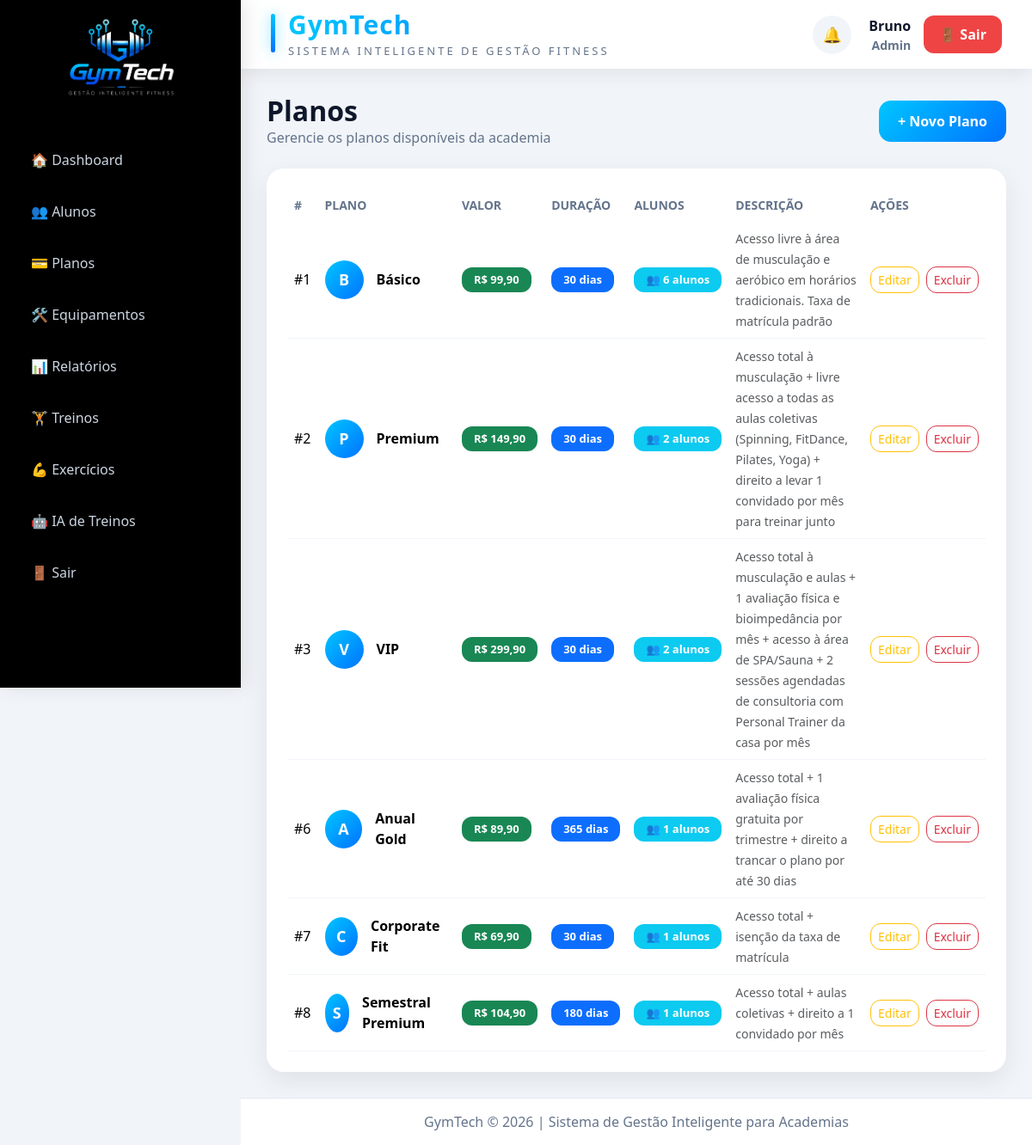
Page /public/index.php?controller=plan&action=index (signed in) on the committed database.
### tables this page shows
CREATE TABLE `plans` (
  `id` int(11) NOT NULL AUTO_INCREMENT,
  `name` varchar(100) NOT NULL,
  `price` decimal(10,2) NOT NULL,
  `duration` int(11) NOT NULL,
  `description` text DEFAULT NULL,
  `created_at` timestamp NOT NULL DEFAULT current_timestamp(),
  PRIMARY KEY (`id`)
);

### app/controllers/PlanController.php (called while the page is built, shortened)
<?php
require_once __DIR__ . '/../models/Plan.php';
class PlanController extends Controller{
    public function index() {
        $planModel = new Plan();
        $plans = $planModel->all();
        $this->view('plans/index', [
            'plans' => $plans
        ]);
    }
}

### public/index.php (called while the page is built, shortened)
<?php
require_once "../core/Model.php";
$action = $_GET['action'] ?? 'login';
$controllerObject = new $controllerName();
$controllerObject->$action();

### config/database.php (called while the page is built)
<?php
class Database {
    private $host = "localhost";
    private $dbname = "gym_system";
    private $user = "root";
    private $pass = "";
    public function connect() {
        try {
            $pdo = new PDO(
                "mysql:host={$this->host};dbname={$this->dbname};charset=utf8",
                $this->user,
                $this->pass
            );
            $pdo->setAttribute(PDO::ATTR_ERRMODE, PDO::ERRMODE_EXCEPTION);
            return $pdo;
        } catch(PDOException $e) {
            die("Erro na conexão: " . $e->getMessage());
        }
    }
}

### core/Model.php (called while the page is built, shortened)
<?php
require_once __DIR__ .'/../config/database.php';
class Model {
    public function __construct() {
        $database = new Database();
        $this->db = $database->connect();
    }
}

### app/models/Plan.php (called while the page is built, shortened)
<?php
require_once __DIR__ ."/../../core/Model.php";
class Plan extends Model {
    public function all(){
        $sql = "
            SELECT
                plans.*,
                COUNT(students.id) AS total_students
            FROM plans
            LEFT JOIN students
            ON students.plan_id = plans.id
            GROUP BY plans.id";
        $stmt = $this->db->query($sql);
        return $stmt->fetchAll(PDO::FETCH_ASSOC);
    }
}

### app/views/plans/index.php (the view, shortened to what this page needs)
<div class="page-header">
    <div>
        <h2>
            Planos
        </h2>
        <span>
            Gerencie os planos disponíveis da academia
        </span>
    </div>
    <a href="?controller=plan&action=create"
       class="btn btn-gradient">
        + Novo Plano
    </a>
</div>
<div class="glass-card p-4 mt-4">
    <div class="table-responsive">
        <table class="table modern-table align-middle">
            <thead>
                <tr>
                    <th>#</th>
                    <th>Plano</th>
                    <th>Valor</th>
                    <th>Duração</th>
                    <th>Alunos</th>
                    <th>Descrição</th>
                    <th>Ações</th>
                </tr>
            </thead>
            <tbody>
                <?php foreach($plans as $plan): ?>
                    <tr>
                        <td>
                            #<?= $plan['id'] ?>
                        </td>
                        <td>
                            <div class="student-info">
                                <div class="avatar">
                                    <?= strtoupper(substr($plan['name'],0,1)) ?>
                                </div>
                                <div>
                                    <strong>
                                        <?= $plan['name'] ?>
                                    </strong>
                                </div>
                            </div>
                        </td>
                        <td>
                            <span class="badge bg-success">
                                R$ <?= number_format($plan['price'], 2, ',', '.') ?>
                            </span>
                        </td>
                        <td>
                            <span class="badge bg-primary">
                                <?= $plan['duration'] ?> dias
                            </span>
                        </td>
                        <td>
                            <span class="badge bg-info">
                                👥 <?= $plan['total_students'] ?> alunos
                            </span>
                        </td>
                        <td>
                            <small class="text-muted">
                                <?= $plan['description'] ?>
                            </small>
                        </td>
                        <td>
                            <div class="action-buttons">
                                <a href="?controller=plan&action=edit&id=<?= $plan['id'] ?>"
                                class="btn btn-outline-warning btn-sm">
                                    Editar
                                </a>
                                <a href="?controller=plan&action=delete&id=<?= $plan['id'] ?>"
                                class="btn btn-outline-danger btn-sm"
                                onclick="return confirm('Deseja excluir este plano?')">
                                    Excluir
                                </a>
                            </div>
                        </td>
                    </tr>
                <?php endforeach; ?>
            </tbody>
        </table>
    </div>
</div>

### public/assets/css/student_workout.css (style rules this page uses)
.badge { font-size:.85rem; padding:8px 14px; }
.btn { border-radius:12px; }
h2 { font-weight:700; }

### public/assets/css/style.css (style rules this page uses)
:root { --primary:#00c6ff; --secondary:#0072ff; --dark:#0f172a; --card:#1e293b; --text:#e2e8f0; --sidebar:#020617; }
* { margin:0; padding:0; box-sizing:border-box; }
body { background:#f1f5f9; font-family:'Segoe UI',sans-serif; }
.glass-card { background:white; border:none; border-radius:20px; box-shadow:0 10px 30px rgba(0,0,0,.08); }
.page-header { display:flex; justify-content:space-between; align-items:center; }
.page-header h2 { font-size:32px; font-weight:700; color:#0f172a; margin:0; }
.page-header span { color:#64748b; }
.btn-gradient { background: linear-gradient( 90deg, #00c6ff, #0072ff ); color:white; border:none; padding:12px 22px; border-radius:14px; font-weight:600; text-decoration:none; transition:.3s; }
.modern-table { margin-bottom:0; }
.modern-table thead th { color:#64748b; font-size:14px; text-transform:uppercase; border:none; }
.modern-table tbody tr { transition:.3s; }
.modern-table td { border-color:#f1f5f9; }
.avatar { width:45px; height:45px; border-radius:50%; background:linear-gradient( 135deg, #00c6ff, #0072ff ); color:white; display:flex; align-items:center; justify-content:center; font-weight:700; font-size:18px; }
.student-info { display:flex; align-items:center; gap:15px; }
.badge { padding: 8px 14px; border-radius: 12px; font-size: 13px; font-weight: 600; }
.btn-gradient { background:linear-gradient( 135deg, #00c6ff, #0072ff ); border:none; color:white; }
.action-buttons { display: flex; gap: 8px; align-items: center; }

### rows in the picture
plans: id "1", name "B", name "Básico", price "99,90", duration "30", total_students "6", description "Acesso livre à área de musculação e aeróbico em horários tradicionais. Taxa de matrícula padrão"
plans: id "2", name "P", name "Premium", price "149,90", duration "30", total_students "2", description "Acesso total à musculação + livre acesso a todas as aulas coletivas (Spinning, FitDance, Pilates, Yoga) + direito a levar 1 convidado por mês para treinar junto"
plans: id "3", name "V", name "VIP", price "299,90", duration "30", total_students "2", description "Acesso total à musculação e aulas + 1 avaliação física e bioimpedância por mês + acesso à área de SPA/Sauna + 2 sessões agendadas de consultoria com Personal Trainer da casa por mês"
plans: id "6", name "A", name "Anual Gold", price "89,90", duration "365", total_students "1", description "Acesso total + 1 avaliação física gratuita por trimestre + direito a trancar o plano por até 30 dias"
plans: id "7", name "C", name "Corporate Fit", price "69,90", duration "30", total_students "1", description "Acesso total + isenção da taxa de matrícula"
plans: id "8", name "S", name "Semestral Premium", price "104,90", duration "180", total_students "1", description "Acesso total + aulas coletivas + direito a 1 convidado por mês"

### other values in the picture
$_SESSION['user']['name'] "Bruno"
$role "Admin"
